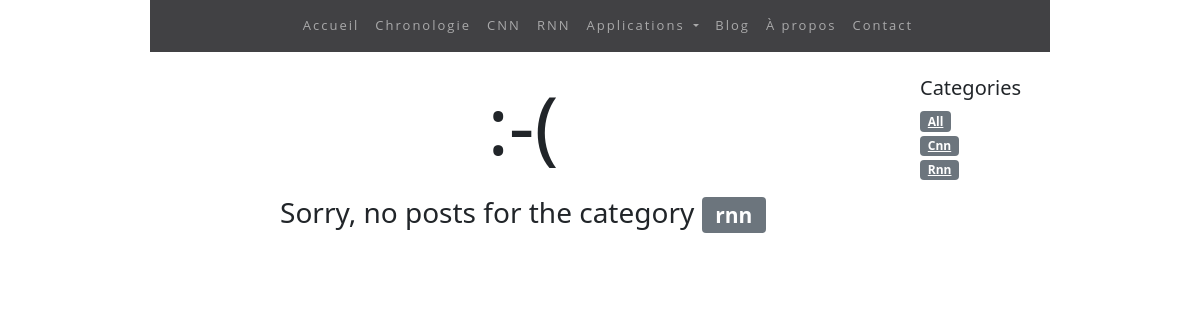
Screenshot of /posts/rnn/ with the database file from the repository.
### siteweb/models.py (models this page shows, shortened)
class PostCategory(models.Model):
    name = models.CharField(max_length=50)
    def slug(self):
        return slugify(self.name)

### siteweb/views.py (the view)
# urls.py: path('posts/', views.post_list, name='home'),
def post_list(request, category_name=model_helpers.post_category_all.slug()):
    category, posts = model_helpers.get_category_and_posts(category_name)
    categories = model_helpers.get_categories()
    context = {
        'navigation_items': navigation.navigation_items(navigation.NAV_POSTS),
        'category': category,
        'posts': posts,
        'categories': categories,
    }
    return render(request, 'site/post_list.html', context)

### siteweb/model_helpers.py (called while the page is built)
def get_category_and_posts(category_name):
    posts = Post.objects.filter(published=True)
    if category_name == post_category_all.slug():
        category = post_category_all
    else :
        try :
            category = PostCategory.objects.get(name__iexact=category_name)
            posts = posts.filter(category=category)
        except PostCategory.DoesNotExist:
            category = PostCategory(name=category_name)
            posts = Post.objects.none()
    posts = posts.order_by('-created_at')
    return category, posts

def get_categories():
    categories = list(PostCategory.objects.all().order_by('name'))
    categories.insert(0, post_category_all)
    return categories

### siteweb/navigation.py (called while the page is built)
def navigation_items(selected_item):
    items = []
    for name, url in NAV_ITEMS:
        items.append({
            'name': name,
            'url': url,
            'active': True if selected_item == name else False
        })
    return items

### siteweb/templates/site/post_list.html (shortened to what this page needs)
{% extends 'base.html' %}
{% block content %}
<div class="col-md-10">
    {% for post in posts %}
    <div class="mb-4">
        <h5><a href="{% url 'post-detail' post.pk %}" class="text-reset"> {{ post.title }}</a></h5>
        <small>Posté le {{ post.created_at }}</small>
        <hr>
        <p class="text-justify">
            {{ post.text|safe|truncatewords:50 }}
            <a href="{% url 'post-detail' post.pk %}" class="text-reset">[Lire plus]</a>
        </p>
        <a href="{% url 'post-list' post.category.slug %}" class="badge bg-secondary">
            {{ post.category.name|capfirst }}
        </a>
    </div>
    {% empty %}
    <div class="text-center">
        <p class="display-1">:-(</p>
        <h3 class="mt-4">
            Sorry, no posts for the category <span class="badge bg-secondary"> {{ category.name }} </span>
        </h3>
    </div>
    {% endfor %}
</div>
<div class="col-md-2">
    <h5>Categories</h5>
    <ul class="list-unstyled">
        {% for cat in categories %}
        <li>
            <a href="{% url 'post-list' cat.slug %}"
               class="badge bg-secondary">
                {{ cat.name|capfirst }}
            </a>
        </li>
        {% endfor %}
    </ul>
</div>
{% endblock content %}

### rows the page displays
PostCategory: name "rnn", name "Rnn"
PostCategory: name "Cnn"

### other values shown
{{ item.name }} "Accueil" "Chronologie" "CNN" "RNN" "Blog" "À propos" "Contact"
{{ cat.name|capfirst }} "All"
